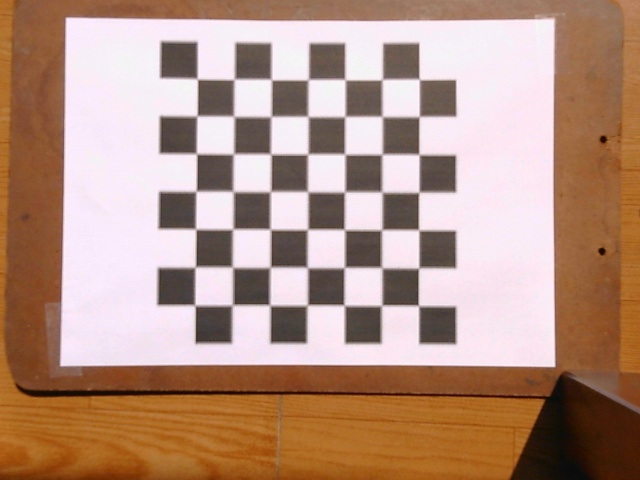
#> input picture Cam_cal/images/calib_0.jpg, 640 x 480 px; its folder holds only this picture in this run
$ python cameraCalibrationWithUndistortion.py
#> lines starting #> are read from the running program, lines starting #| are printed output that depends on the picture; after the words box and inside, x2 and y2 are one past the last pixel; in counts of white or black regions, pixels touching at a corner belong together; long printed decimals are rounded
#!/usr/bin/env python

import cv2
import numpy as np
import os
import glob

# dimensions of chessboard
CHECKERBOARD = (7,7)
criteria = (cv2.TERM_CRITERIA_EPS + cv2.TERM_CRITERIA_MAX_ITER, 30, 0.001)

# vector of 3D points for each chessboard image
objpoints = []
# vector of 2D points for each chessboard image
imgpoints = []


# Defining the world coordinates for 3D points
objp = np.zeros((1, CHECKERBOARD[0]*CHECKERBOARD[1], 3), np.float32)
objp[0,:,:2] = np.mgrid[0:CHECKERBOARD[0], 0:CHECKERBOARD[1]].T.reshape(-1, 2)
prev_img_shape = None

# Extracting path of individual image stored in a given directory
images = glob.glob('./images/*.jpg')
for fname in images:
    img = cv2.imread(fname)
#> img is the input picture: shape (480, 640, 3); mean B, G, R 131.4, 147.6, 180.5
    gray = cv2.cvtColor(img,cv2.COLOR_BGR2GRAY)
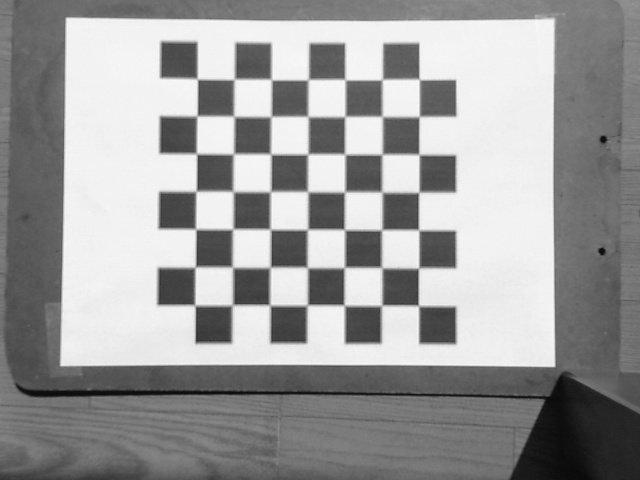
#> gray: shape (480, 640); min 9, max 249, mean 155.6
    # Find the chess board corners
    # If desired number of corners are found in the image then ret = true
    ret, corners = cv2.findChessboardCorners(gray, CHECKERBOARD, cv2.CALIB_CB_ADAPTIVE_THRESH+
    	cv2.CALIB_CB_FAST_CHECK+cv2.CALIB_CB_NORMALIZE_IMAGE)
#> ret = True; corners = 49 rows, first 8: [197.6, 79.48], [233.9, 79.47], [271.9, 80.33], [308, 79.59], [345.2, 79.9], [382, 79.54], [419.2, 79.09], [197.3, 115.5]

    """
    If desired number of corner are detected,
    refine the pixel coordinates and display
    them on the images of checker board
    """
    if ret == True:
        objpoints.append(objp)
        # refining pixel coordinates for given 2d points.
        corners2 = cv2.cornerSubPix(gray,corners,(11,11),(-1,-1),criteria)
#> corners2 = 49 rows, first 8: [197.3, 78.84], [234.3, 79.3], [271.3, 79.57], [308.2, 79.67], [345, 79.59], [382.2, 79.59], [419.2, 79.37], [197, 116]

        imgpoints.append(corners2)

        # Draw and display the corners
        img = cv2.drawChessboardCorners(img, CHECKERBOARD, corners2,ret)
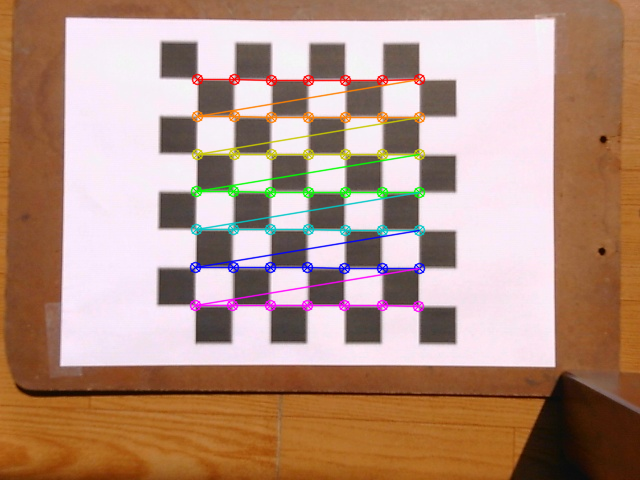
#> img: shape (480, 640, 3); 4.07% of pixels changed, all inside (x1, y1, x2, y2) = (189, 73, 426, 313)

    cv2.imshow('img',img)
    cv2.waitKey(0)

cv2.destroyAllWindows()

h,w = img.shape[:2]
#> h = 480; w = 640

"""
Performing camera calibration by
passing the value of known 3D points (objpoints)
and corresponding pixel coordinates of the
detected corners (imgpoints)
"""
ret, mtx, dist, rvecs, tvecs = cv2.calibrateCamera(objpoints, imgpoints, gray.shape[::-1],None,None)
#> ret = 0.208; mtx = [[5204.2, 0, 318.5], [0, 5371.3, 240.8], [0, 0, 1]]; dist = [[1.28, -592.1, 0.0169, -0.0106, -1.14]]; rvecs = ([-0.173, 0.014, 0.00436],); tvecs = ([-3.28, -4.24, 140.8],)

print("Camera matrix : \n")
print(mtx)
#| [[5.20417166e+03 0.00000000e+00 3.18453153e+02]
#|  [0.00000000e+00 5.37128583e+03 2.40752867e+02]
#|  [0.00000000e+00 0.00000000e+00 1.00000000e+00]]
print("dist : \n")
print(dist)
#| [[ 1.28107676e+00 -5.92103963e+02  1.68971456e-02 -1.05772113e-02
#|   -1.14195029e+00]]
print("rvecs : \n")
print(rvecs)
#| (array([[-0.1731],
#|        [ 0.01398],
#|        [ 0.004365]]),)
print("tvecs : \n")
print(tvecs)
#| (array([[ -3.276],
#|        [ -4.245],
#|        [140.784]]),)

# Using the derived camera parameters to undistort the image

img = cv2.imread(images[0])
# Refining the camera matrix using parameters obtained by calibration
newcameramtx, roi = cv2.getOptimalNewCameraMatrix(mtx, dist, (w,h), 1, (w,h))
#> newcameramtx = [[5126.1, 0, 317.6], [0, 5291.8, 241.7], [0, 0, 1]]; roi = (3, 4, 632, 472)

# Method 1 to undistort the image
dst = cv2.undistort(img, mtx, dist, None, newcameramtx)
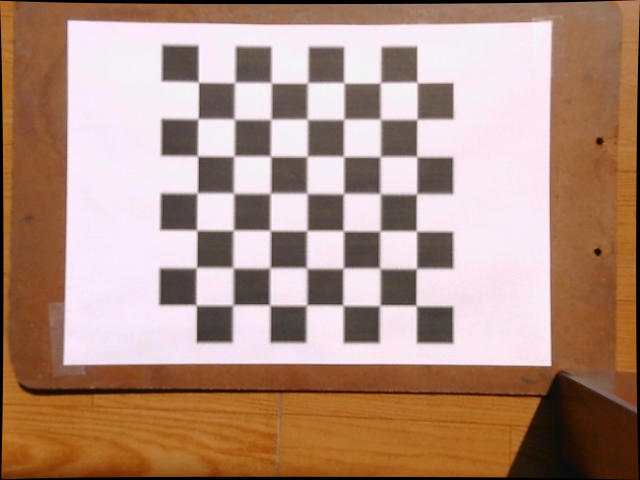
#> dst: shape (480, 640, 3); mean B, G, R 128.2, 144.2, 176.6

# Method 2 to undistort the image
mapx,mapy=cv2.initUndistortRectifyMap(mtx,dist,None,newcameramtx,(w,h),5)
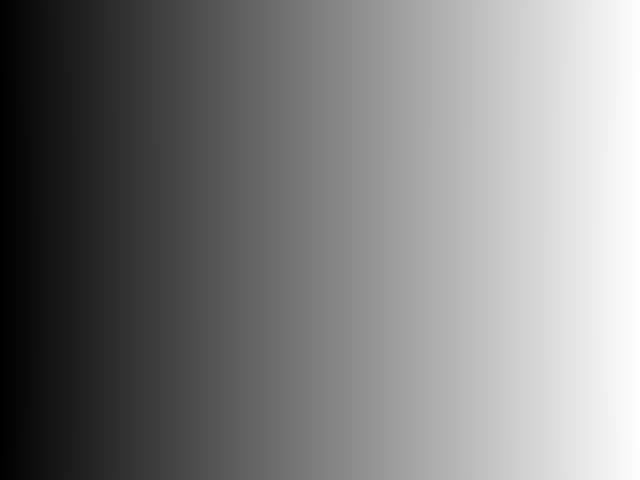
#> mapx: shape (480, 640) float32; min -3.41, max 642.8, mean 320.1; drawn with min black and max white
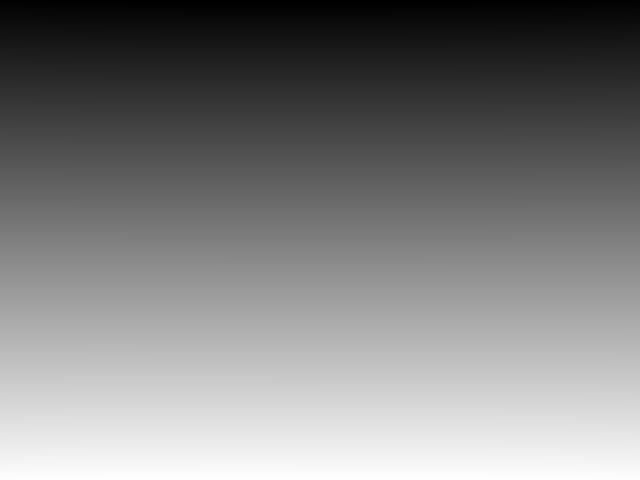
#> mapy: shape (480, 640) float32; min -4.09, max 482.2, mean 238.8; drawn with min black and max white

dst = cv2.remap(img,mapx,mapy,cv2.INTER_LINEAR)

# Displaying the undistorted image
cv2.imshow("undistorted image",dst)
cv2.waitKey(0)

$ run again, on Cam_cal/images/calib_12.jpg
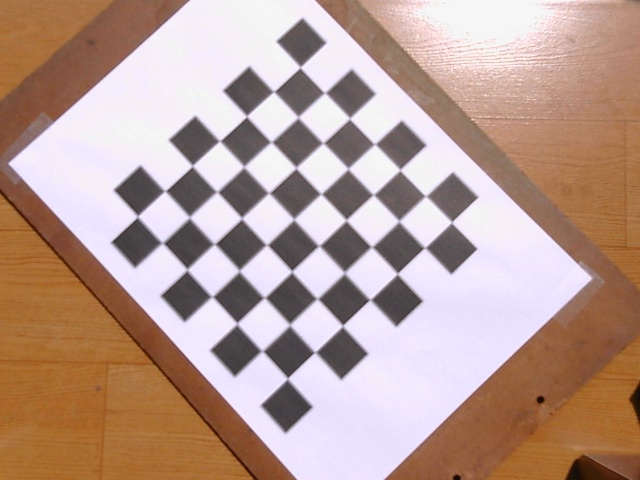
#> input picture Cam_cal/images/calib_12.jpg, 640 x 480 px
#> img is the input picture: shape (480, 640, 3); mean B, G, R 147.2, 157, 184.3
#> `gray = cv2.cvtColor(img,cv2.COLOR_BGR2GRAY)`:
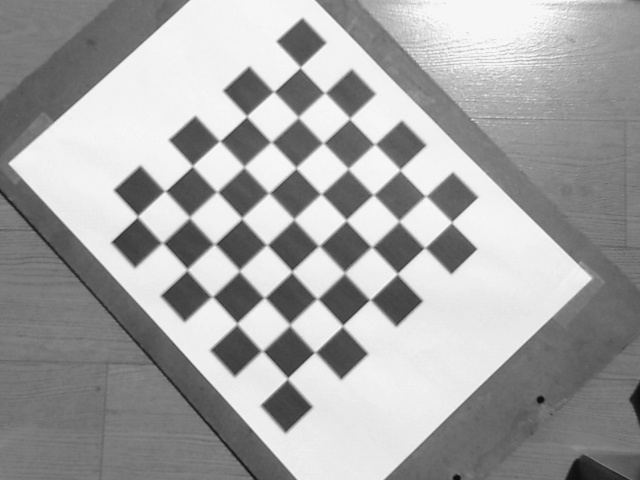
#> gray: shape (480, 640); min 10, max 251, mean 164.1
#> `ret, corners = cv2.findChessboardCorners(gray, CHECKERBOARD, cv2.CALIB..`: ret = True; corners = 49 rows, first 8: [299.9, 68.67], [324.5, 92.5], [350, 120.1], [374.1, 145.9], [398.7, 169.5], [426, 195.5], [450.2, 223], [274.9, 92.75]
#> corners2 = 49 rows, first 8: [300.2, 67.37], [324.7, 92.86], [349.6, 118.5], [374.7, 144.2], [399.9, 169.9], [425.6, 196.1], [451.5, 222.3], [273.7, 91.68]
#> img: shape (480, 640, 3); 3.47% of pixels changed, all inside (x1, y1, x2, y2) = (132, 61, 459, 385)
#> `ret, mtx, dist, rvecs, tvecs = cv2.calibrateCamera(objpoints, imgpoint..`: ret = 0.202; mtx = [[3017.7, 0, 383.8], [0, 3268.2, 304], [0, 0, 1]]; dist = [[-3.26, 277.7, -0.00623, -0.0128, 2.22]]; rvecs = ([-0.36, 0.174, 0.799],); tvecs = ([-2.3, -6.03, 82.69],)
#| [[3.01771815e+03 0.00000000e+00 3.83788928e+02]
#|  [0.00000000e+00 3.26818032e+03 3.04023714e+02]
#|  [0.00000000e+00 0.00000000e+00 1.00000000e+00]]
#| [[-3.26405974e+00  2.77660910e+02 -6.23175627e-03 -1.28384005e-02
#|    2.22395633e+00]]
#| (array([[-0.36],
#|        [ 0.1743 ],
#|        [ 0.7994]]),)
#| (array([[-2.305],
#|        [-6.035],
#|        [82.693 ]]),)
#> newcameramtx = [[3040.2, 0, 378.7], [0, 3241.6, 303.3], [0, 0, 1]]; roi = (17, 21, 616, 451)
#> `dst = cv2.undistort(img, mtx, dist, None, newcameramtx)`:
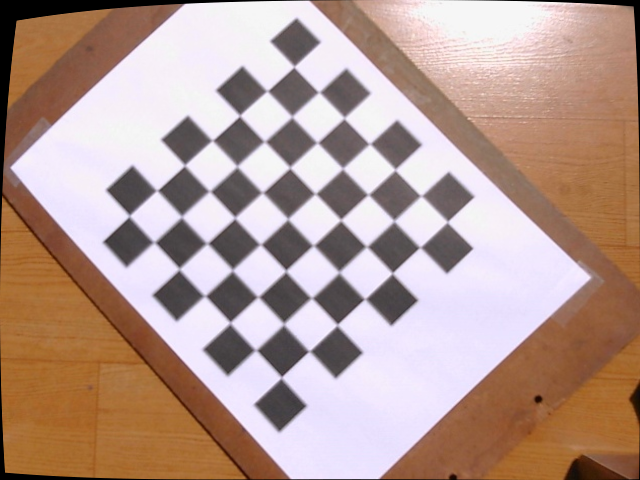
#> dst: shape (480, 640, 3); mean B, G, R 145.7, 154.7, 181

$ run again, on Cam_cal/images/calib_13.jpg
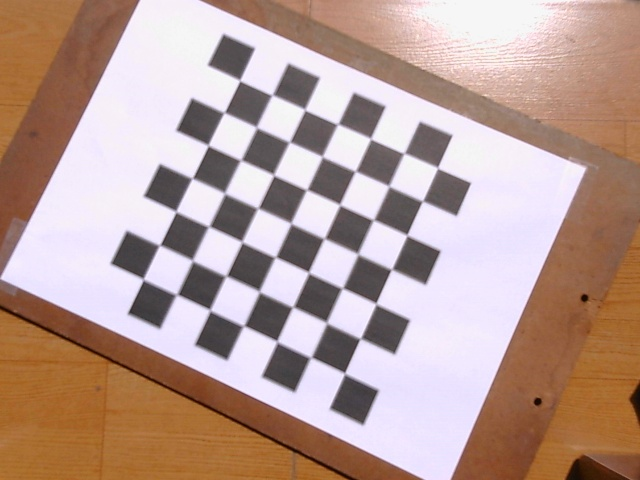
#> input picture Cam_cal/images/calib_13.jpg, 640 x 480 px
#> img is the input picture: shape (480, 640, 3); mean B, G, R 150.2, 158.1, 184.3
#> `gray = cv2.cvtColor(img,cv2.COLOR_BGR2GRAY)`:
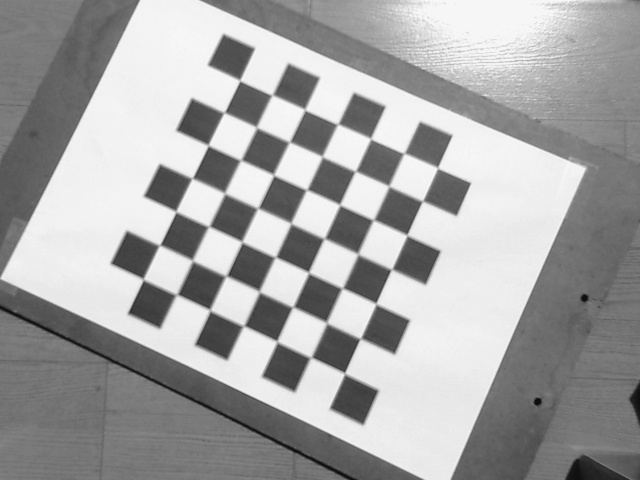
#> gray: shape (480, 640); min 11, max 250, mean 165
#> `ret, corners = cv2.findChessboardCorners(gray, CHECKERBOARD, cv2.CALIB..`: ret = True; corners = 49 rows, first 8: [239.3, 82.37], [271.5, 94.5], [306.6, 110.9], [339.4, 125.5], [370.9, 138.9], [404, 153], [436.6, 168.7], [224, 112]
#> corners2 = 49 rows, first 8: [239.8, 80.45], [272.1, 95.13], [304.9, 109.7], [337.6, 124.2], [370.6, 138.6], [403.9, 153.3], [437.5, 167.8], [224.1, 112.6]
#> img: shape (480, 640, 3); 3.91% of pixels changed, all inside (x1, y1, x2, y2) = (137, 74, 445, 380)
#> `ret, mtx, dist, rvecs, tvecs = cv2.calibrateCamera(objpoints, imgpoint..`: ret = 0.176; mtx = [[2222.8, 0, 460.9], [0, 2362.4, 293.9], [0, 0, 1]]; dist = [[-2.92, 141.6, -0.00981, -0.0294, -2828.5]]; rvecs = ([-0.31, 0.0462, 0.417],); tvecs = ([-6.12, -5.57, 60.86],)
#| [[2.22280052e+03 0.00000000e+00 4.60905731e+02]
#|  [0.00000000e+00 2.36238538e+03 2.93934874e+02]
#|  [0.00000000e+00 0.00000000e+00 1.00000000e+00]]
#| [[-2.91716839e+00  1.41596433e+02 -9.80932846e-03 -2.94225867e-02
#|   -2.82847013e+03]]
#| (array([[-0.3096],
#|        [ 0.04618],
#|        [ 0.4171]]),)
#| (array([[-6.119],
#|        [-5.575],
#|        [60.863]]),)
#> newcameramtx = [[2198.9, 0, 456], [0, 2239.9, 291.1], [0, 0, 1]]; roi = (0, 12, 636, 454)
#> `dst = cv2.undistort(img, mtx, dist, None, newcameramtx)`:
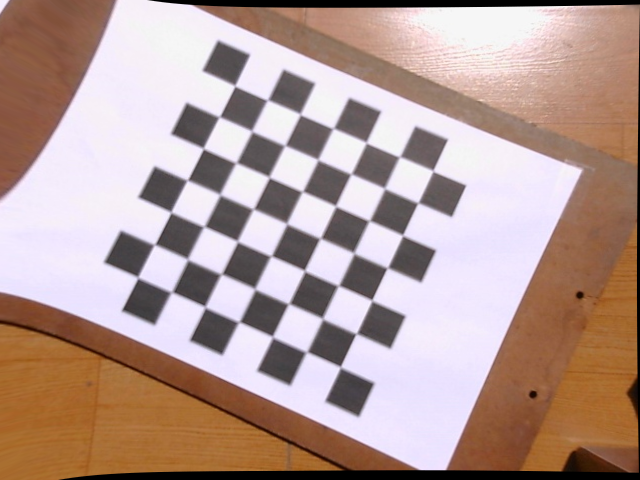
#> dst: shape (480, 640, 3); mean B, G, R 149.1, 155.5, 180.2

$ run again, on Cam_cal/images/calib_14.jpg
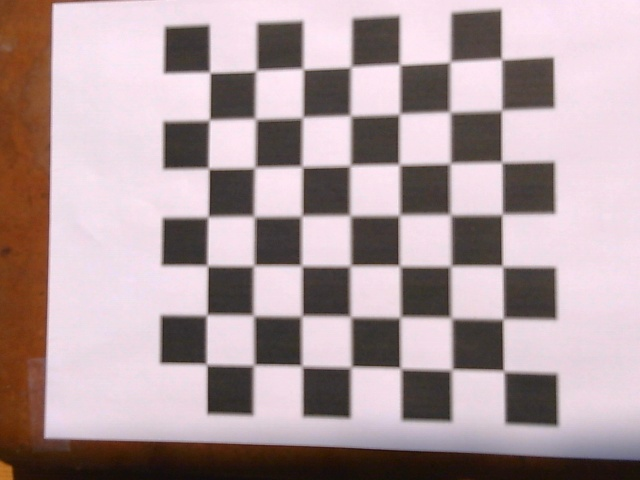
#> input picture Cam_cal/images/calib_14.jpg, 640 x 480 px
#> img is the input picture: shape (480, 640, 3); mean B, G, R 158.3, 155.6, 174.5
#> `ret, corners = cv2.findChessboardCorners(gray, CHECKERBOARD, cv2.CALIB..`: ret = True; corners = 49 rows, first 8: [502, 59], [502, 110], [502.5, 162], [501.5, 214.5], [503.5, 265.5], [503.5, 319], [505, 370.5], [449.5, 62]
#> corners2 = 49 rows, first 8: [501.4, 59.09], [501.4, 110.3], [501.6, 162.3], [501.9, 214.3], [502.3, 266.1], [502.9, 318.8], [503.6, 370.9], [449.9, 61.97]
#> `img = cv2.drawChessboardCorners(img, CHECKERBOARD, corners2,ret)`:
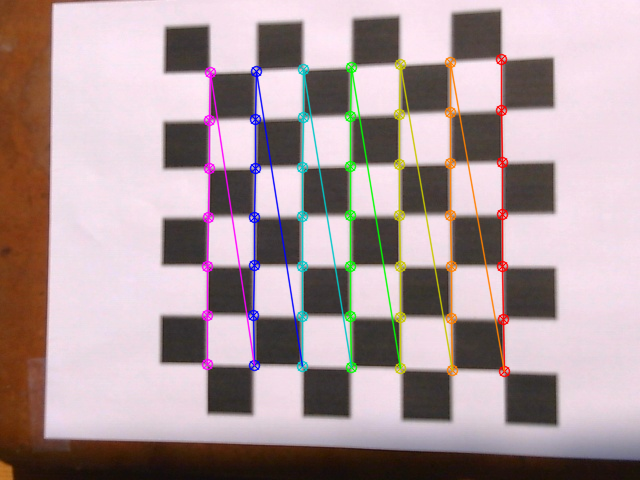
#> img: shape (480, 640, 3); 5.1% of pixels changed, all inside (x1, y1, x2, y2) = (201, 53, 511, 378)
#> `ret, mtx, dist, rvecs, tvecs = cv2.calibrateCamera(objpoints, imgpoint..`: ret = 0.342; mtx = [[574.9, 0, 290.7], [0, 596.5, 259], [0, 0, 1]]; dist = [[-0.0366, 0.293, -0.000817, 0.00731, -0.289]]; rvecs = ([0.0519, 0.118, 1.57],); tvecs = ([4.22, -3.86, 11.67],)
#| [[574.911   0.         290.748]
#|  [  0.         596.499 258.997]
#|  [  0.           0.           1.        ]]
#| [[-0.03662  0.2927 -0.000817  0.007314  -0.2885]]
#| (array([[0.05189],
#|        [0.1182],
#|        [1.571]]),)
#| (array([[ 4.219],
#|        [-3.864],
#|        [11.666]]),)
#> newcameramtx = [[580.7, 0, 295.4], [0, 596.3, 258.5], [0, 0, 1]]; roi = (3, 7, 633, 466)
#> `dst = cv2.undistort(img, mtx, dist, None, newcameramtx)`:
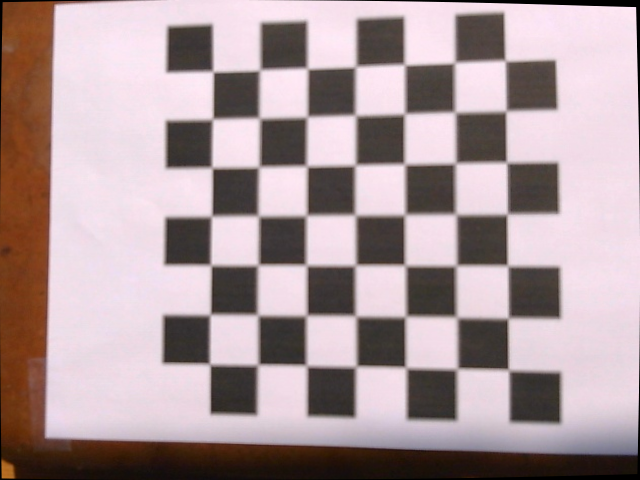
#> dst: shape (480, 640, 3); mean B, G, R 156.4, 153.8, 172.5
